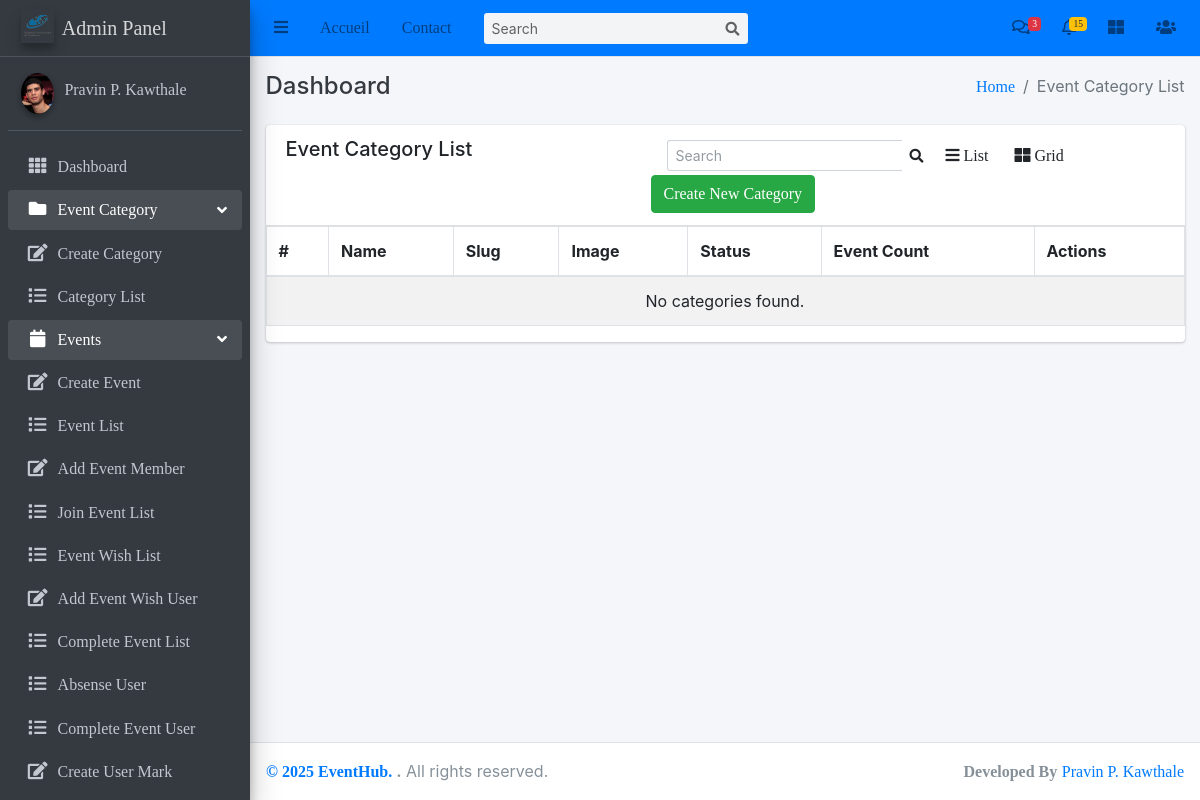
The app's page /Events/categories/, older data.
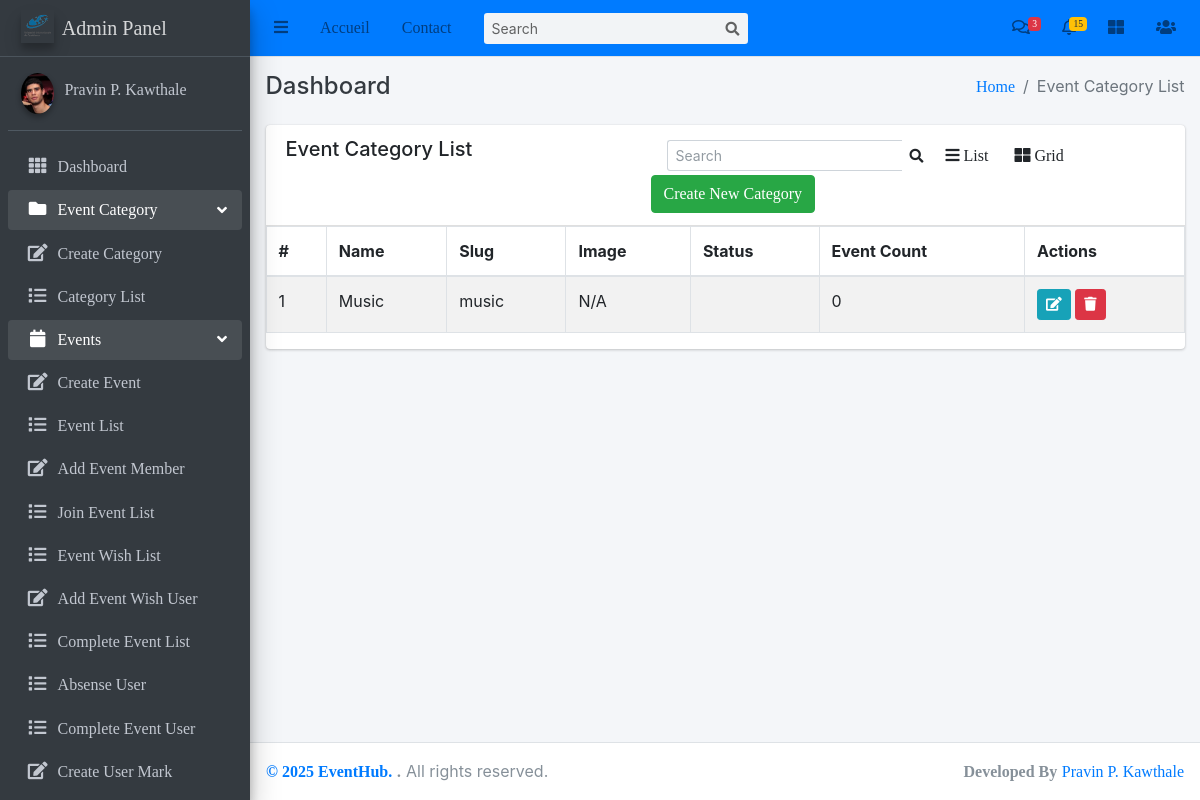
The same page, newer data.
### Event/models.py (models this page shows, shortened)
class Category(models.Model):
    name = models.CharField(max_length=100, unique=True)
    description = models.TextField(blank=True)
    slug = models.SlugField(unique=True, blank=True)
    favicon = models.ImageField(upload_to='category_favicons/', null=True, blank=True)

### Event/views.py (the view)
# urls.py: path('categories/', views.CategoryList.as_view(), name='category_list'),
class CategoryList(ListView):
    model=Category
    template_name='Event/category_list.html'
    context_object_name='categories'
    def get_queryset(self):
        return Category.objects.annotate(
            event_count=Count('events')  # renamed from popularity
        ).order_by('-event_count')

### templates/Event/category_list.html (shortened to what this page needs)
{% extends 'base/base.html' %}
{% block breadcrumb %}Event Category List{% endblock breadcrumb %}
{% block content %}
<div class="row">
    <div class="col-md-12">
        <div class="card">
            <div class="card-header">
                <div class="row">
                    <div class="col-md-5">
                        <h5>Event Category List</h5>
                    </div>
                    <div class="col-md-7">
                        <div class="row">
                            <form class="form-inline ml-3" action="{% url 'category_list' %}" method="POST">
                                <div class="input-group input-group-sm">
                                    <input class="form-control form-control-navbar" name="search" type="search" placeholder="Search" aria-label="Search">
                                    <div class="input-group-append">
                                        <button class="btn btn-navbar" type="submit">
                                            <i class="fas fa-search"></i>
                                        </button>
                                    </div>
                                </div>
                            </form>
                            <a class="btn" onclick="listView()"><i class="fa fa-bars"></i> List</a>
                            <a class="btn active" onclick="gridView()"><i class="fa fa-th-large"></i> Grid</a>
                            <a class="btn btn-success" href="{% url 'create_category' %}">Create New Category</a>
                        </div>
                    </div>
                </div>
            </div>
            <div class="card-body" style="padding: 0;">
                <div style="max-height: 500px; overflow-y: auto;">
                    <table class="table table-striped table-bordered dataTable" role="grid" style="border-collapse: collapse !important; width: 100%;">
                        <thead style="position: sticky; top: 0; background-color: #fff; z-index: 1;">
                            <tr role="row">
                                <th>#</th>
                                <th>Name</th>
                                <th>Slug</th>
                                <th class='ctg_image'>Image</th>
                                <th>Status</th>
                                <th>Event Count</th>
                                <th>Actions</th>
                            </tr>
                        </thead>
                        <tbody>
                            {% for category in categories %}
                              <tr>
                                  <td>{{ forloop.counter }}</td>
                                  <td>{{ category.name }}</td>
                                  <td>{{ category.slug }}</td>
                                  <td class="ctg_image">
                                    {% if category.favicon %}
                                      <img class="ctg_image" src="{{ category.favicon.url }}" alt="Favicon" height="40px">
                                    {% else %}
                                      N/A
                                    {% endif %}
                                  </td>
                                  <td>{{ category.status }}</td>
                                  <td>{{ category.event_count }}</td>
                                  <td>
                                      <a class="btn btn-info btn-sm" href="{% url 'category_update' category.pk %}">
                                          <i class="fa fa-edit"></i>
                                      </a>
                                      <a class="btn btn-danger btn-sm" href="{% url 'category_delete' category.pk %}">
                                          <i class="fa fa-trash"></i>
                                      </a>
                                  </td>
                              </tr>
                            {% empty %}
                              <tr>
                                  <td colspan="7" class="text-center">No categories found.</td>
                              </tr>
                            {% endfor %}
                        </tbody>
                    </table>
                </div>
            </div>
        </div>
    </div>
</div>
{% endblock content %}

### templates/base/base.html (shortened to what this page needs)
<!DOCTYPE html>
<html lang="en">
  {% load static %}
<head>
  {% include 'base/header.html' %}
</head>
<body class="hold-transition sidebar-mini layout-fixed layout-navbar-fixed layout-footer-fixed">
<div class="wrapper">
  {% include 'base/navbar.html' %}
  {% include 'base/sidebar.html' %}
  <div class="content-wrapper">
    <div class="content-header">
      <div class="container-fluid">
        <div class="row mb-2">
          <div class="col-sm-6">
            <h4 class="m-0 text-dark">Dashboard</h4>
          </div>
          <div class="col-sm-6">
            <ol class="breadcrumb float-sm-right">
              <li class="breadcrumb-item"><a href="#">Home</a></li>
              <li class="breadcrumb-item active">{% block breadcrumb %} {% endblock breadcrumb %}</li>
            </ol>
          </div>
        </div>
      </div>
    </div>
    <section class="content">
      <div class="container-fluid">
        {% block content %}
        {% endblock content %}
      </div>
    </section>
  </div>
  {% include 'base/footer.html' %}
</div>
</body>
</html>

### templates/base/header.html (shortened to what this page needs)
{% load static %}
<link rel="stylesheet" href="{% static 'plugins/fontawesome-free/css/all.min.css' %}">
<link rel="stylesheet" href="{% static 'plugins/overlayScrollbars/css/OverlayScrollbars.min.css' %}">
<link rel="stylesheet" href="{% static 'css/adminlte.min.css' %}">

### templates/base/navbar.html (shortened to what this page needs)
{% load static %}
<nav class="main-header navbar navbar-expand navbar-primary navbar-light">
    <ul class="navbar-nav">
      <li class="nav-item">
        <a class="nav-link" data-widget="pushmenu" href="#" role="button"><i class="fas fa-bars"></i></a>
      </li>
      <li class="nav-item d-none d-sm-inline-block">
        <a href="#" class="nav-link">Accueil</a>
      </li>
      <li class="nav-item d-none d-sm-inline-block">
        <a href="#" class="nav-link">Contact</a>
      </li>
    </ul>
    <form class="form-inline ml-3">
      <div class="input-group input-group-sm">
        <input class="form-control form-control-navbar" type="search" placeholder="Search" aria-label="Search">
        <div class="input-group-append">
          <button class="btn btn-navbar" type="submit">
            <i class="fas fa-search"></i>
          </button>
        </div>
      </div>
    </form>
    <ul class="navbar-nav ml-auto">
      <li class="nav-item dropdown">
        <a class="nav-link" data-toggle="dropdown" href="#">
          <i class="far fa-comments"></i>
          <span class="badge badge-danger navbar-badge">3</span>
        </a>
      </li>
      <li class="nav-item dropdown">
        <a class="nav-link" data-toggle="dropdown" href="#">
          <span class="badge badge-warning navbar-badge">15</span>
        </a>
      </li>
      <li class="nav-item">
        <a class="nav-link" data-widget="control-sidebar" data-slide="true" href="#" role="button"><i
            class="fas fa-th-large"></i></a>
      </li>
      <li class="nav-item dropdown">
        <a class="nav-link" data-toggle="dropdown" href="#">
          <i class="fas fa-users"></i>
        </a>
      </li>
    </ul>
  </nav>

### templates/base/sidebar.html (shortened to what this page needs)
{% load static %}
<aside class="main-sidebar sidebar-dark-primary elevation-4">
    <a href="#" class="brand-link">
      <img src="{% static 'img/logo.png' %}" alt="Logo" class="brand-image elevation-3"
           style="opacity: .8">
          <span class="brand-text font-weight-light">Admin Panel</span>
    </a>
    <div class="sidebar">
      <div class="user-panel mt-3 pb-3 mb-3 d-flex">
        <div class="image">
          <img src="{% static 'img/user.jpg' %}" class="img-circle elevation-2" alt="User Image">
        </div>
        <div class="info">
          <a href="#" class="d-block">Pravin P. Kawthale</a>
        </div>
      </div>
      <nav class="mt-2">
        <ul class="nav nav-pills nav-sidebar flex-column" data-widget="treeview" role="menu" data-accordion="false">
          <li class="nav-item">
            <a href="#" class="nav-link">
              <i class="nav-icon fas fa-th"></i>
              <p>
                Dashboard
              </p>
            </a>
          </li>
          <li class="nav-item has-treeview menu-open">
            <a href="#" class="nav-link">
              <i class="nav-icon fas fa-folder"></i>
              <p>
                Event Category
                <i class="right fas fa-angle-left"></i>
              </p>
            </a>
            <ul class="nav nav-treeview">
              <li class="nav-item">
                <a href="{%url 'create_category'%}" class="nav-link">
                  <i class="far fa fa-edit nav-icon"></i>
                  <p>Create Category</p>
                </a>
              </li>
              <li class="nav-item">
                  <a href="{% url 'category_list' %}" class="nav-link">
                      <i class="far fa fa-list nav-icon"></i>
                      <p>Category List</p>
                  </a>
              </li>
            </ul>
          </li>
          <li class="nav-item has-treeview menu-open">
            <a href="#" class="nav-link">
              <i class="nav-icon fas fa-calendar"></i>
              <p>
                Events
                <i class="right fas fa-angle-left"></i>
              </p>
            </a>
            <ul class="nav nav-treeview">
              <li class="nav-item">
                <a href="{% url 'create_event' %}" class="nav-link">
                  <i class="far fa fa-edit nav-icon"></i>
                  <p>Create Event</p>
                </a>
              </li>
              <li class="nav-item">
                <a href="#" class="nav-link">
                  <i class="far fa fa-list nav-icon"></i>
                  <p>Event List</p>
                </a>
              </li>
              <li class="nav-item">
                <a href="#" class="nav-link">
                  <i class="far fa fa-edit nav-icon"></i>
                  <p>Add Event Member</p>
                </a>
              </li>
              <li class="nav-item">
                <a href="#" class="nav-link">
                  <i class="far fa fa-list nav-icon"></i>
                  <p>Join Event List</p>
                </a>
              </li>
              <li class="nav-item">
                <a href="#" class="nav-link">
                  <i class="far fa fa-list nav-icon"></i>
                  <p>Event Wish List</p>
                </a>
              </li>
              <li class="nav-item">
                <a href="#" class="nav-link">
                  <i class="far fa fa-edit nav-icon"></i>
                  <p>Add Event Wish User</p>
                </a>
              </li>
              <li class="nav-item">
                <a href="#" class="nav-link">
                  <i class="far fa fa-list nav-icon"></i>
                  <p>Complete Event List</p>
                </a>
              </li>
              <li class="nav-item">
                <a href="#" class="nav-link">
                  <i class="far fa fa-list nav-icon"></i>
                  <p>Absense User</p>
                </a>
              </li>
              <li class="nav-item">
                <a href="#" class="nav-link">
                  <i class="far fa fa-list nav-icon"></i>
                  <p>Complete Event User</p>
                </a>
              </li>
              <li class="nav-item">
                <a href="#" class="nav-link">
                  <i class="far fa fa-edit nav-icon"></i>
                  <p>Create User Mark</p>
                </a>
              </li>
              <li class="nav-item">
                <a href="#" class="nav-link">
                </a>
              </li>
            </ul>
          </li>
        </ul>
      </nav>
    </div>
  </aside>

### templates/base/footer.html
<footer class="main-footer">
    <strong> <a href="#">© 2025 EventHub. </a>.</strong>
    All rights reserved.
    <div class="float-right d-none d-sm-inline-block">
      <b>Developed By</b> <a href="https://github.com/pravin-kavthale">Pravin P. Kawthale</a>
    </div>
</footer>

### templates/base/js.html (shortened to what this page needs)
{% load static %}

Row changes from the older to the newer data that the page shows:
added Category: name "Music", slug "music", shows "N/A", event_count "0"
Text that changed along with them:
text no longer shown: "No categories found."
